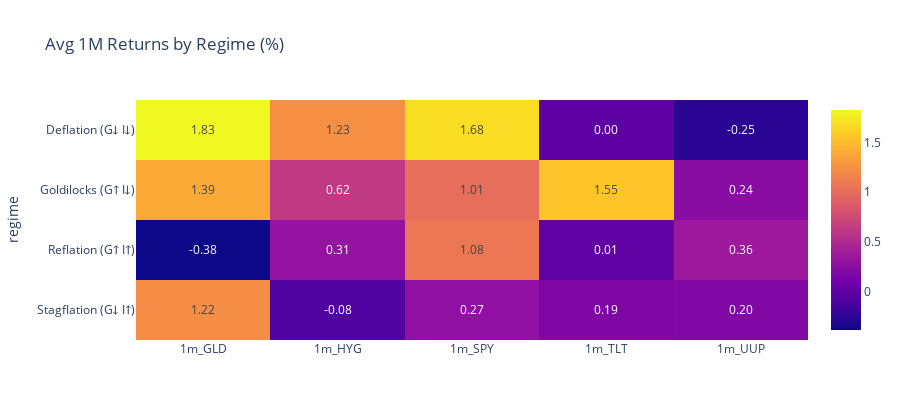

Notebook source saved alongside this figure:
### Code cell
rets = asset_rets_m.copy()
rets.columns = [f"1m_{c}" for c in rets.columns]

df_r = pd.concat([regime.rename("regime"), rets], axis=1).dropna()
heat = df_r.groupby("regime")[rets.columns].mean() * 100  # %

fig = px.imshow(
    heat,
    text_auto=".2f",
    aspect="auto",
    title="Avg 1M Returns by Regime (%)"
)
fig.update_layout(height=420)
fig.show()

### Figure 1 — Plotly figure (JSON) as saved in the notebook; plotly's stock layout.template omitted (floating-point values rounded to 4 significant figures)
{"data": [{"coloraxis": "coloraxis", "hovertemplate": "x: %{x}<br>regime: %{y}<br>color: %{z}<extra></extra>", "name": "0", "texttemplate": "%{z:.2f}", "type": "heatmap", "x": ["1m_GLD", "1m_HYG", "1m_SPY", "1m_TLT", "1m_UUP"], "xaxis": "x", "y": ["Deflation (G↓ I↓)", "Goldilocks (G↑ I↓)", "Reflation (G↑ I↑)", "Stagflation (G↓ I↑)"], "yaxis": "y", "z": [[1.826, 1.232, 1.678, 0.003172, -0.2524], [1.389, 0.6245, 1.007, 1.545, 0.2417], [-0.3829, 0.3059, 1.076, 0.00626, 0.3632], [1.219, -0.07817, 0.2748, 0.1851, 0.1986]]}], "layout": {"coloraxis": {"colorscale": [[0, "#0d0887"], [0.1111, "#46039f"], [0.2222, "#7201a8"], [0.3333, "#9c179e"], [0.4444, "#bd3786"], [0.5556, "#d8576b"], [0.6667, "#ed7953"], [0.7778, "#fb9f3a"], [0.8889, "#fdca26"], [1, "#f0f921"]]}, "height": 420, "title": {"text": "Avg 1M Returns by Regime (%)"}, "xaxis": {"anchor": "y", "domain": [0, 1]}, "yaxis": {"anchor": "x", "autorange": "reversed", "domain": [0, 1], "title": {"text": "regime"}}}}
